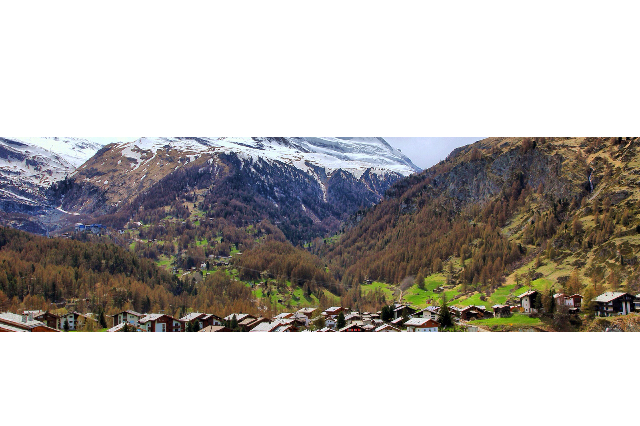
#> input picture PDI-WORK/ImgCentral.png, 640 x 426 px, given in place of the camera
$ python trabalho6.py   (older library calls are emulated)
#> lines starting #> are read from the running program, lines starting #| are printed output that depends on the picture
# Processamento Digital de Imagem
# Aluno: Samuel Amico
# Matricula: 20180010181
# Trabalho 6 - Filtros

import numpy as np
import cv2
import time

capture = cv2.VideoCapture(0)


while capture.isOpened():
	ret,img = capture.read()
#> img is the input picture: shape (426, 640, 3); mean B, G, R 177.6, 180.4, 183.8
	gray = cv2.cvtColor(img,cv2.COLOR_BGR2GRAY)
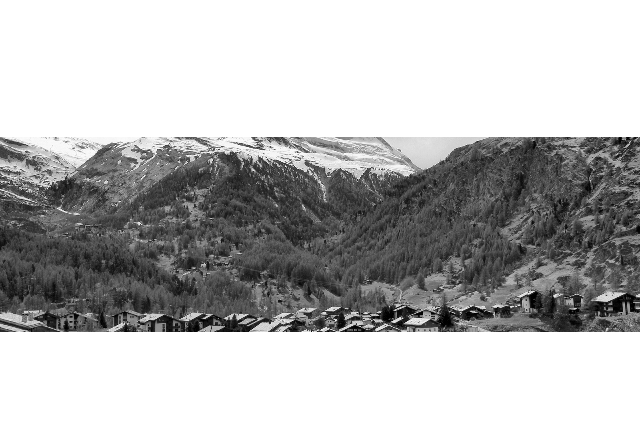
#> gray: shape (426, 640); min 0, max 255, mean 181.1

	kernel_media = np.ones((5,5),np.float32)/25
	gauss = [1,2,1,2,4,2,1,2,1]
	sobel_x = [-1,0,1,-2,0,2,-1,0,1]
	sobel_y = [-1,-2,-1,0,0,0,1,2,1]
	lapace = [0,-1,0,-1,4,-1,0,-1,0]

	pressed_key = cv2.waitKey(1) & 0xFF
#> (key e is pressed here)
	# Convolve:
	print('--- Menu ----\n')
	print('a- media ----\n')
	print('b- gauss ----\n')
	print('c- horizontal ----\n')
	print('d- vertical ----\n')
	print('e- laplace ----\n')
	print('f- laplacegauss ----\n')
	print('z- Sair ----\n')
	#a)
	if pressed_key == ord("a"):
		dst = cv2.filter2D(img,-1,kernel_media)
		cv2.imshow(" media ",dst)
		#cv2.imwrite('FiltroMedia.png',dst)

	elif pressed_key == ord("b"):
		dst = cv2.GaussianBlur(img,(11,11),0)
		cv2.imshow(" gauss ",dst)
		#cv2.imwrite('FiltroGauss.png',dst)

	elif pressed_key == ord("c"):
		dst = cv2.Sobel(img,cv2.CV_64F,1,0,ksize=5)
		cv2.imshow(" Sobel-x ",dst)
		#cv2.imwrite('FiltroSx.png',dst)

	elif pressed_key == ord("d"):
		dst = cv2.Sobel(img,cv2.CV_64F,0,1,ksize=5)
		cv2.imshow(" Sobel-y ",dst)
		#cv2.imwrite('FiltroSy.png',dst)

	elif pressed_key == ord("e"):
		dst = cv2.Laplacian(img,cv2.CV_64F,ksize=1)
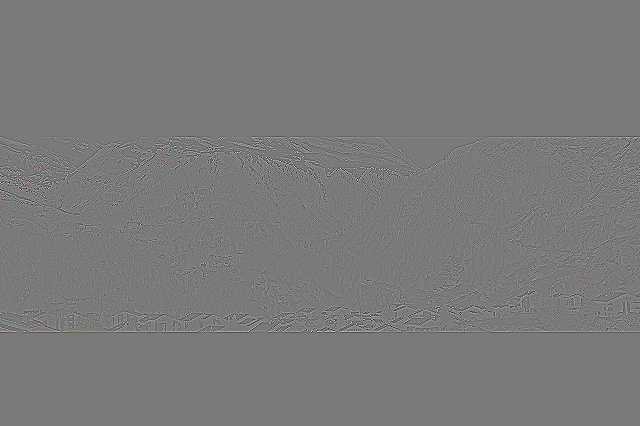
#> dst: shape (426, 640, 3) float64; mean B, G, R 0, 0, 0; drawn with min black and max white
		cv2.imshow(" Laplace ",dst)
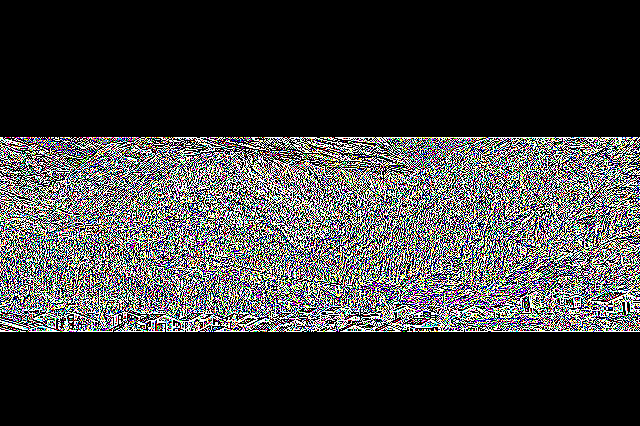
#> window ' Laplace ': shape (426, 640, 3); mean B, G, R 59.9, 60.4, 60.3
		#cv2.imwrite('FiltroLaplace.png',dst)

	elif pressed_key == ord("f"):
		dst1 = cv2.GaussianBlur(img,(5,5),0)
		dst = cv2.Laplacian(dst1,cv2.CV_64F,ksize=1)
		cv2.imshow(" LaplaGauss ",dst)
		cv2.imwrite('FiltroLaplaceGauss.png',dst)

	if pressed_key == ord("z"):
		cv2.imwrite('ImagemOriginal.png',img)
		break

	cv2.imshow(" Orig ",img)
cv2.destroyAllWindows()
capture.release()

$ run again, on PDI-WORK/Imglur.png
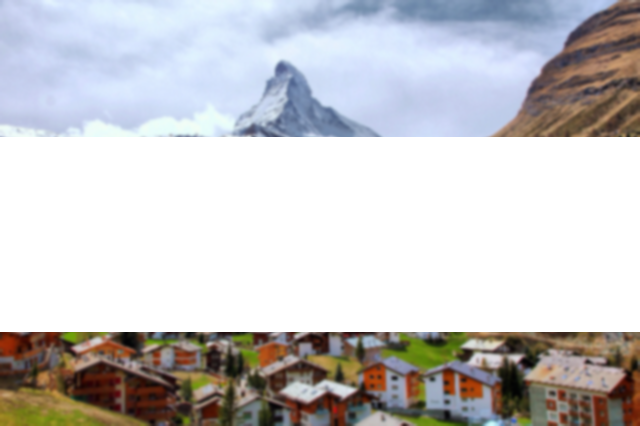
#> input picture PDI-WORK/Imglur.png, 640 x 426 px, given in place of the camera
#> img is the input picture: shape (426, 640, 3); mean B, G, R 201, 199.2, 200
#> `dst = cv2.Laplacian(img,cv2.CV_64F,ksize=1)`:
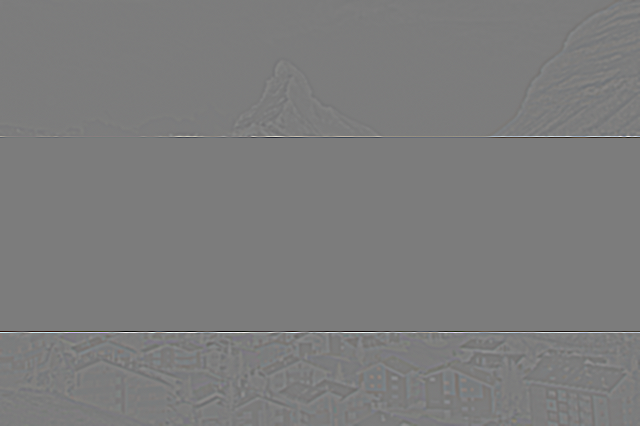
#> dst: shape (426, 640, 3) float64; mean B, G, R 0, 0, 0; drawn with min black and max white
#> `cv2.imshow(" Laplace ",dst)`:
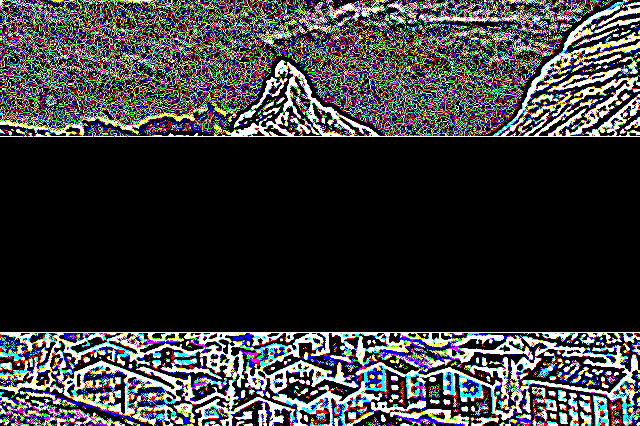
#> window ' Laplace ': shape (426, 640, 3); mean B, G, R 58, 57.7, 57
